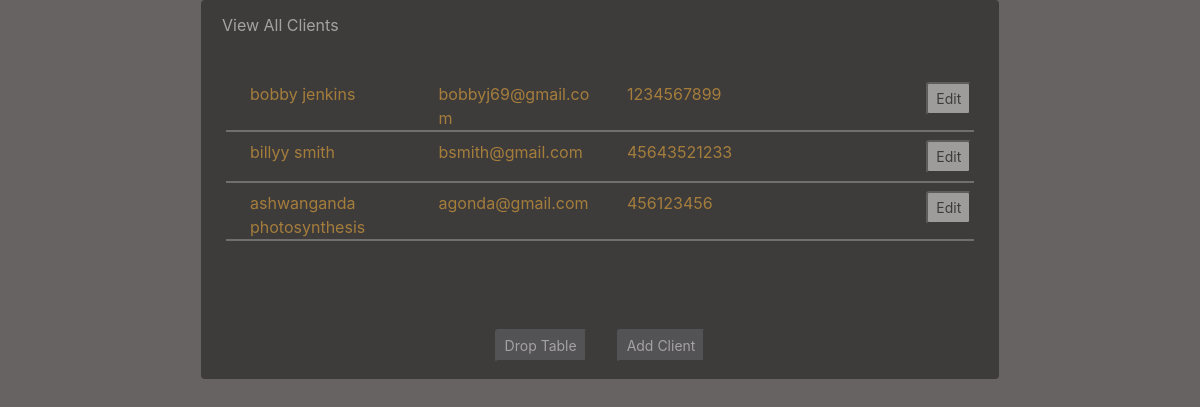
Page /registered_clients on the committed database.
### models.py (models this page shows, shortened)
class Client(db.Model):
    __tablename__ = "Client"
    id = db.Column(db.Integer(), primary_key=True)
    firstName = db.Column(db.String(255), nullable=False)
    lastName = db.Column(db.String(255), nullable=False)
    address = db.Column(db.String(255), nullable=False)
    city = db.Column(db.String(50), nullable=False)
    state = db.Column(db.String(10), nullable=False)
    email = db.Column(db.String(255), unique=True ,nullable=False)
    phone = db.Column(db.Integer(), nullable=False)
    socialSecurity = db.Column(db.Integer(), unique=True ,nullable=False)
    dateOfBirth = db.Column(db.Integer(), nullable=False)
    annualIncome = db.Column(db.Integer(), nullable=False)
    monthlyRent = db.Column(db.Integer(), nullable=False)
    zipCode = db.Column(db.Integer(), nullable=False)
    country = db.Column(db.String(50), nullable=False)

### app.py (the view)
@app.route("/registered_clients")
def registered_clients():
    return render_template("registered.html",title="View All Clients", clients=Client.query.all())

### templates/registered.html (shortened to what this page needs)
{% extends "layout.html" %}
{% block head %}
{{ super() }}
{% endblock %}
{% block body %}
    <div class="row justify-content-center">
        <div class="card">
            <div class="card-header">
                {% block title %}{{title}}{% endblock %}
            </div>
            <ul class="p-4">
                {% for client in clients %}
                    <li class="pl-4 mt-2">
                        <div class="row">
                            <div class="col-3">
                                <div class="text-orange">{{client.firstName}} {{client.lastName}}</div>
                            </div>
                            <div class="col-3">
                                <div class="text-orange">{{client.email}}</div>
                            </div>
                            <div class="col-4">
                                <div class="text-orange">{{client.phone}}</div>
                            </div>
                            <div class="col-2">
                                <a href="{{ url_for('client', client_id=client.id, client_lastName=client.lastName)}}">
                                    <button class='btn-sm mb-2 ml-5'>Edit</button>
                                </a>
                            </div>
                        </div>
                    </li>
                {% endfor %}
            </ul>
            <div class="row justify-content-center mt-5 mb-3">
                <div class="col-md-auto">
                    <form action="/drop" method="post">
                        <button class='btn-sm btn-dark'>Drop Table</button>
                    </form>
                </div>
                <div class="col-md-auto">
                    <form action="/add" method="post">
                        <button class='btn-sm btn-dark'>Add Client</button>
                    </form>
                </div>
            </div>
        </div>
    </div>
{% endblock %}

### templates/layout.html (shortened to what this page needs)
<!DOCTYPE html>
<html lang="en">
    <div class="container">
        <head>
            {% block head %}
                <link rel="stylesheet" href="https://stackpath.bootstrapcdn.com/bootstrap/4.3.1/css/bootstrap.min.css">
                <link rel="stylesheet" href="/static/styles.css">
            {% endblock %}
        </head>
        <body>
            {% block body %}{% endblock %}
        </body>
    </div>
</html>

### static/styles.css (style rules this page uses)
li { border: solid; border-color: grey; border-width: 2px; border-top: none; border-left: none; border-right: none; list-style: none; }
a { color: red; }
.text-orange { color: rgb(255, 166, 0); }
.card { background-color: black; opacity: 40%; width: 70%; }
.card-header { color: white; }
body { background-color: rgb(104, 99, 99); }

### rows in the picture
Client: firstName "bobby", lastName "jenkins", email "bobbyj69@gmail.com", phone "1234567899"
Client: firstName "billyy", lastName "smith", email "bsmith@gmail.com", phone "45643521233"
Client: firstName "ashwanganda", lastName "photosynthesis", email "agonda@gmail.com", phone "456123456"

### other values in the picture
{{ title }} "View All Clients"
